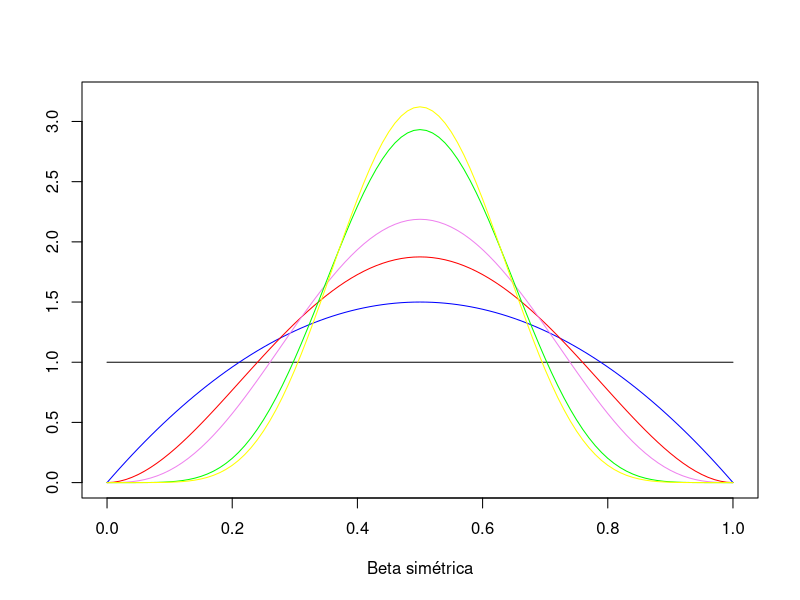
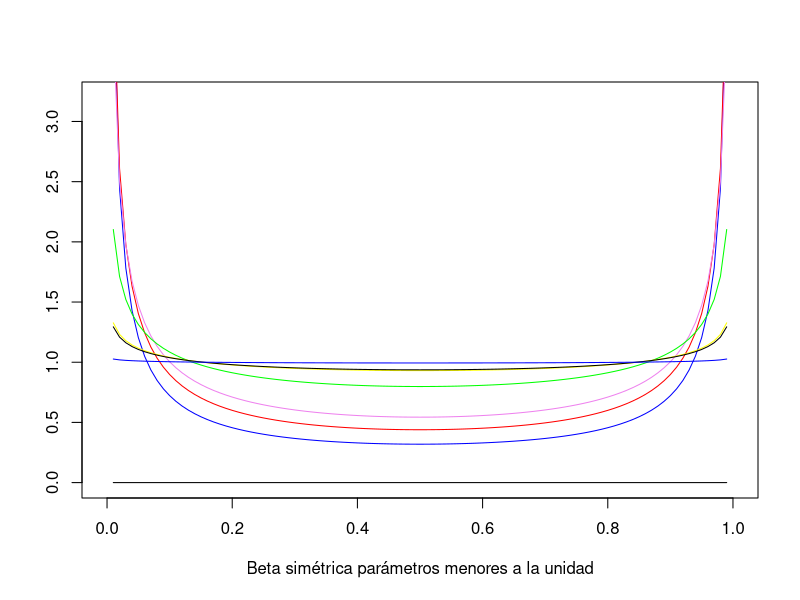
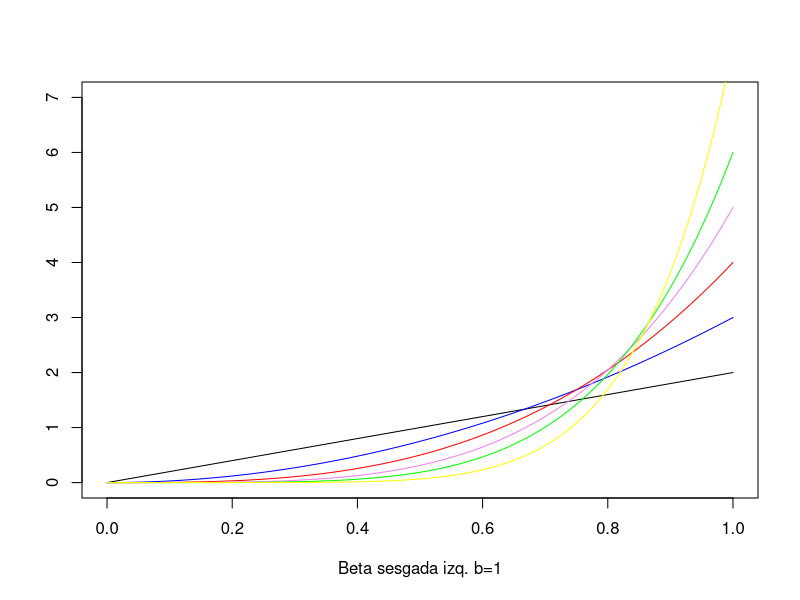
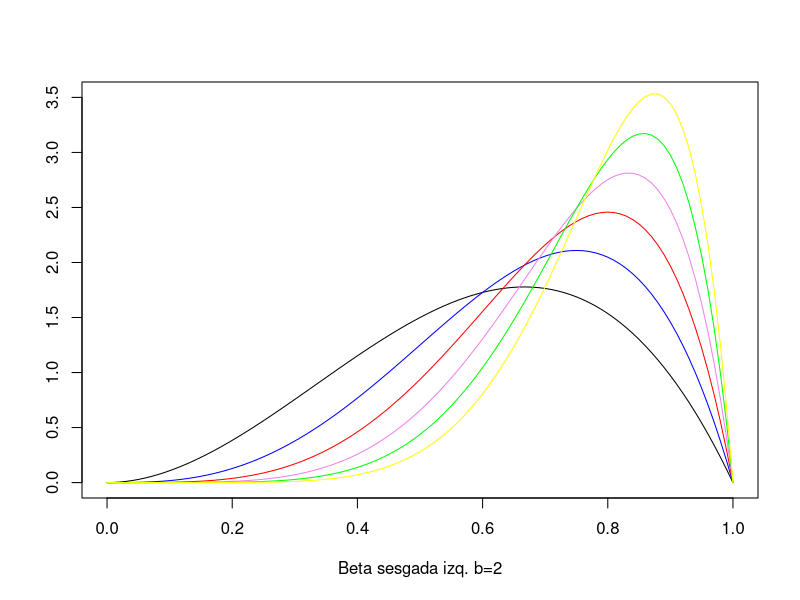
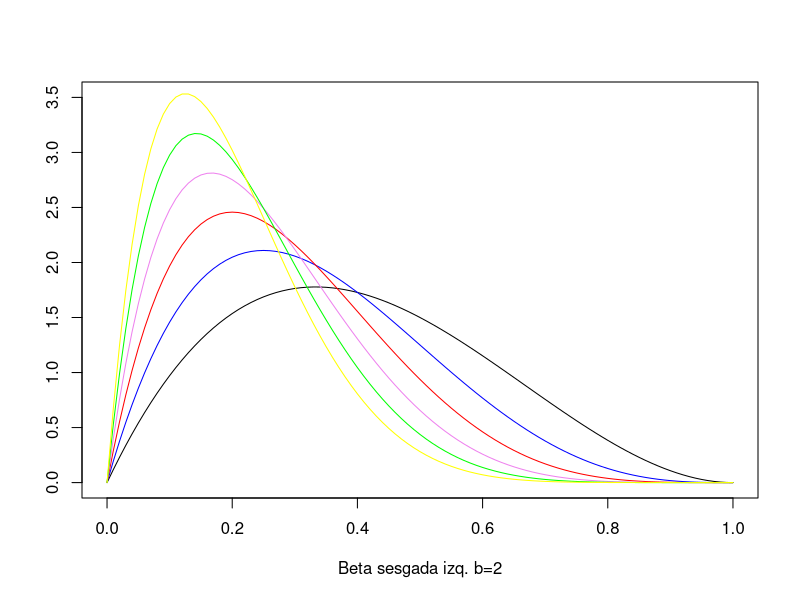
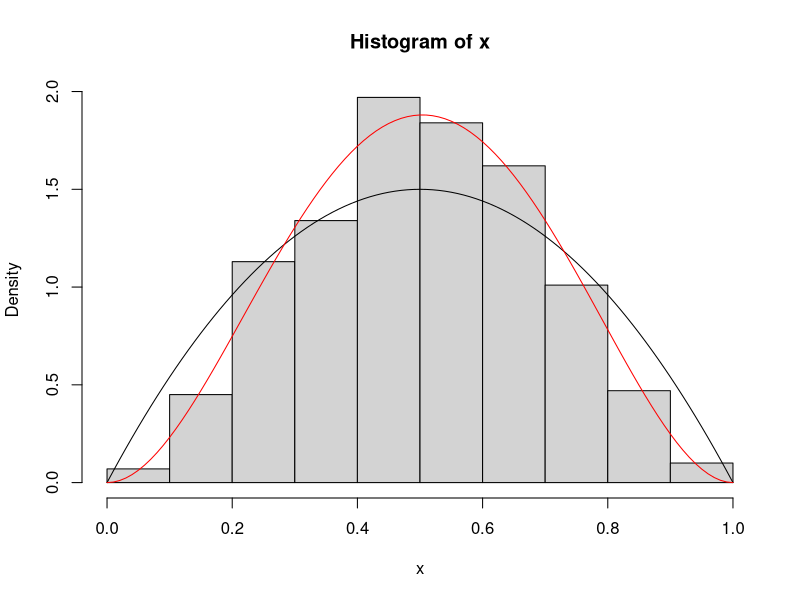

These figures' R source, in order:
########################################################################
#                                                                      #
#                 AMPLIACIÓN DE INFERENCIA ESTADÍSTICA                 #
#                                                                      #
#                  TERCERO DEL GRADO DE ESTADÍSTICA                    #
#                                                                      #
#             DPTO. ESTADÍSTICA E INVESTIGACIÓN OPERATIVA              # 
#                                                                      #
#                   PROF. JOSÉ MARÍA FERNÁNDEZ PONCE                   #
#                                                                      #
########################################################################

########################################################################
#                                                                      #
#             TEMA 3: INFERENCIA BAYESIANA EN MODELOS PARAMÉTRICOS     #
#                                                                      #
#                     SCRIPT 6: LA DISTRIBUCIÓN BETA                   #
#                                                                      #
#                                                                      # 
########################################################################


# ESTUDIO DE LA DISTRIBUCIÓN BETA
#
# La distribución Beta tiene dos parámetros de forma y juega un papel muy importante en la estimación
# Bayesiana de una proporción.
#
# Caso 1: Distribuciones betas simétricas para parámetros mayores a la unidad

par(mfrow=c(1,1))
curve(dbeta(x, 1,1),xlim=range(0,1),ylim=range(0,3.2),xlab="Beta simétrica",ylab="")
curve(dbeta(x,2,2),xlim=range(0,1),ylim=range(0,3.2), col="blue",add=T)
curve(dbeta(x,3,3),xlim=range(0,1),ylim=range(0,3.2), col="red",add=T)
curve(dbeta(x,4,4),xlim=range(0,1),ylim=range(0,3.2), col="violet",add=T)
curve(dbeta(x,7,7),xlim=range(0,1),ylim=range(0,3.2), col="green",add=T)
curve(dbeta(x,7.9,7.9),xlim=range(0,1),ylim=range(0,3.2), col="yellow",add=T)

# Caso 2: Distribuciones betas simétricas para parámetros menores a la unidad

curve(dbeta(x, 0,0),xlim=range(0,1),ylim=range(0,3.2),xlab="Beta simétrica parámetros menores a la unidad",ylab="")
curve(dbeta(x,0.2,0.2),xlim=range(0,1),ylim=range(0,3.2), col="blue",add=T)
curve(dbeta(x,0.3,0.3),xlim=range(0,1),ylim=range(0,3.2), col="red",add=T)
curve(dbeta(x,0.4,0.4),xlim=range(0,1),ylim=range(0,3.2), col="violet",add=T)
curve(dbeta(x,0.7,0.7),xlim=range(0,1),ylim=range(0,3.2), col="green",add=T)
curve(dbeta(x,.89,.89),xlim=range(0,1),ylim=range(0,3.2), col="yellow",add=T)
curve(dbeta(x,0.9,0.9),xlim=range(0,1),ylim=range(0,3.2), col="black",add=T)
curve(dbeta(x,0.99,0.99),xlim=range(0,1),ylim=range(0,3.2), col="blue",add=T)

# Caso 3: Distribuciones betas sesgadas a la izquierda para parámetros mayores a la unidad

curve(dbeta(x, 2,1),xlim=range(0,1),ylim=range(0,7),xlab="Beta sesgada izq. b=1",ylab="")
curve(dbeta(x,3,1),xlim=range(0,1),ylim=range(0,7), col="blue",add=T)
curve(dbeta(x,4,1),xlim=range(0,1),ylim=range(0,7), col="red",add=T)
curve(dbeta(x,5,1),xlim=range(0,1),ylim=range(0,7), col="violet",add=T)
curve(dbeta(x,6,1),xlim=range(0,1),ylim=range(0,7), col="green",add=T)
curve(dbeta(x,7.9,1),xlim=range(0,1),ylim=range(0,7), col="yellow",add=T)


curve(dbeta(x, 3,2),xlim=range(0,1),ylim=range(0,3.5),xlab="Beta sesgada izq. b=2",ylab="")
curve(dbeta(x,4,2),xlim=range(0,1),ylim=range(0,3.5), col="blue",add=T)
curve(dbeta(x,5,2),xlim=range(0,1),ylim=range(0,3.5), col="red",add=T)
curve(dbeta(x,6,2),xlim=range(0,1),ylim=range(0,3.5), col="violet",add=T)
curve(dbeta(x,7,2),xlim=range(0,1),ylim=range(0,3.5), col="green",add=T)
curve(dbeta(x,8,2),xlim=range(0,1),ylim=range(0,3.5), col="yellow",add=T)

# Caso 4: Distribuciones betas sesgadas a la derecha para parámetros mayores a la unidad


curve(dbeta(x, 2,3),xlim=range(0,1),ylim=range(0,3.5),xlab="Beta sesgada izq. b=2",ylab="")
curve(dbeta(x,2,4),xlim=range(0,1),ylim=range(0,3.5), col="blue",add=T)
curve(dbeta(x,2,5),xlim=range(0,1),ylim=range(0,3.5), col="red",add=T)
curve(dbeta(x,2,6),xlim=range(0,1),ylim=range(0,3.5), col="violet",add=T)
curve(dbeta(x,2,7),xlim=range(0,1),ylim=range(0,3.5), col="green",add=T)
curve(dbeta(x,2,8),xlim=range(0,1),ylim=range(0,3.5), col="yellow",add=T)

# Ejemplo numérico

x<-rbeta(1000, 3,3)  # generamos una muestra de tamaño 1000 de una beta a=3, b=3
hist(x,freq=FALSE)  # Representamos el histograma de densidad de la muestra
curve(dbeta(x,2,2),add=T) # vemos el ajuste a una beta(2,2)
aa<-function(a){mean(x)-a/(a+3)} # A partir de los datos estimamos el primer parámetro suponiendo b=3
xx<-uniroot(aa,lower=0,upper=100) # Resuelve la ecuación del primer parámetro en términos de la media
curve(dbeta(x,xx$root,3),col="red",add=T)  # Ajusta la curva estimada

